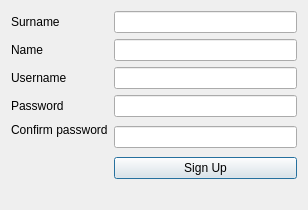
<?xml version="1.0" encoding="UTF-8"?>
<ui version="4.0">
 <class>Registration</class>
 <widget class="QDialog" name="Registration">
  <property name="geometry">
   <rect>
    <x>0</x>
    <y>0</y>
    <width>308</width>
    <height>202</height>
   </rect>
  </property>
  <property name="windowTitle">
   <string>Dialog</string>
  </property>
  <layout class="QGridLayout" name="gridLayout_2">
   <item row="0" column="0">
    <layout class="QVBoxLayout" name="verticalLayout">
     <item>
      <layout class="QGridLayout" name="gridLayout">
       <item row="0" column="1">
        <widget class="QLineEdit" name="secname"/>
       </item>
       <item row="1" column="1">
        <widget class="QLineEdit" name="name"/>
       </item>
       <item row="4" column="0">
        <widget class="QLabel" name="label_5">
         <property name="text">
          <string>Confirm password
</string>
         </property>
        </widget>
       </item>
       <item row="4" column="1">
        <widget class="QLineEdit" name="passw2"/>
       </item>
       <item row="2" column="0">
        <widget class="QLabel" name="label_3">
         <property name="text">
          <string>Username</string>
         </property>
        </widget>
       </item>
       <item row="5" column="1">
        <widget class="QPushButton" name="pushButton">
         <property name="text">
          <string>Sign Up</string>
         </property>
        </widget>
       </item>
       <item row="3" column="0">
        <widget class="QLabel" name="label_4">
         <property name="text">
          <string>Password</string>
         </property>
        </widget>
       </item>
       <item row="1" column="0">
        <widget class="QLabel" name="label_2">
         <property name="text">
          <string>Name</string>
         </property>
        </widget>
       </item>
       <item row="2" column="1">
        <widget class="QLineEdit" name="login"/>
       </item>
       <item row="3" column="1">
        <widget class="QLineEdit" name="passw"/>
       </item>
       <item row="0" column="0">
        <widget class="QLabel" name="label">
         <property name="text">
          <string>Surname</string>
         </property>
        </widget>
       </item>
      </layout>
     </item>
     <item>
      <widget class="QLabel" name="ErrorInf">
       <property name="text">
        <string/>
       </property>
      </widget>
     </item>
    </layout>
   </item>
  </layout>
 </widget>
 <resources/>
 <connections/>
</ui>
